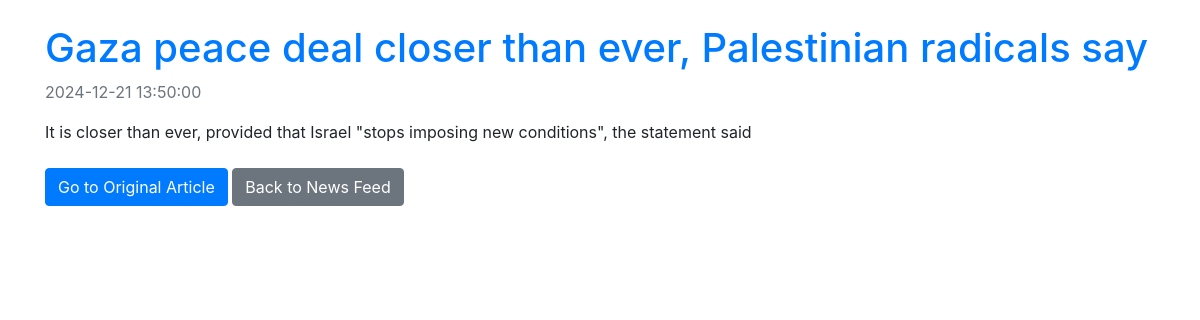
/app/details.php?id=3, run on the app's committed database.
### tables this page shows
CREATE TABLE `news` (
  `id` int(11) NOT NULL AUTO_INCREMENT,
  `title` varchar(255) NOT NULL,
  `content` text NOT NULL,
  `category` varchar(50) NOT NULL,
  `url` varchar(255) NOT NULL,
  `published_at` datetime NOT NULL,
  PRIMARY KEY (`id`),
  UNIQUE KEY `unique_news` (`title`,`url`,`published_at`)
);

### app/details.php (the view, shortened to what this page needs)
<?php
$host = 'vulnerable';
$user = 'root';
$pass = 'root';
$dbname = 'php_project';
$conn = new mysqli($host, $user, $pass, $dbname);
$id = isset($_GET['id']) ? (int)$_GET['id'] : 0;
$query = "SELECT * FROM news WHERE id = $id";
$result = $conn->query($query);
if ($result && $result->num_rows > 0) {
  $news = $result->fetch_assoc();
} else {
  die("News not found.");
}
?>
<!DOCTYPE html>
<html lang="en">
<head>
  <link href="https://maxcdn.bootstrapcdn.com/bootstrap/4.5.2/css/bootstrap.min.css" rel="stylesheet">
</head>
<body>
<div class="container mt-4">
  <h1 class="text-primary"><?= htmlspecialchars($news['title']); ?></h1>
  <p class="text-muted"><?= htmlspecialchars($news['published_at']); ?></p>
  <div class="mb-4">
    <p><?= nl2br(htmlspecialchars($news['content'])); ?></p>
  </div>
  <a href="<?= htmlspecialchars($news['url']); ?>" target="_blank" class="btn btn-primary">Go to Original Article</a>
  <a href="index.php" class="btn btn-secondary">Back to News Feed</a>
</div>
</body>
</html>

### data on the page
news: title "Gaza peace deal closer than ever, Palestinian radicals say", published_at "2024-12-21 13:50:00", content "It is closer than ever, provided that Israel \"stops imposing new conditions\", the statement said"
